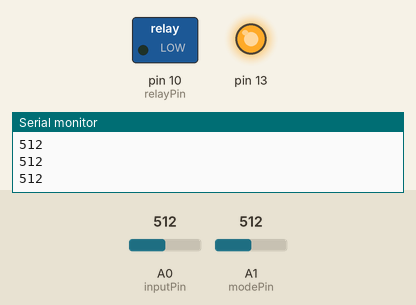
A sketch run on a simulated Arduino Uno, built with avr-gcc and run on an emulated ATmega328P. Shown: switched loads named in the sketch (green lamp = pin HIGH), output pins drawn as LEDs (lit = HIGH), the last lines printed to the serial monitor. The test bench sets the inputs (shaded band); at power-on: A0 (inputPin) = 512, A1 (modePin) = 512.

Above: at 1.2 s.
1.3 s: A0 (inputPin) set to 390
At 1.6 s:
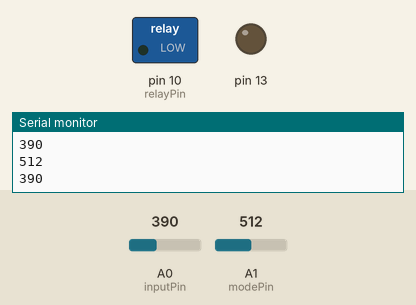
At 3.43 s:
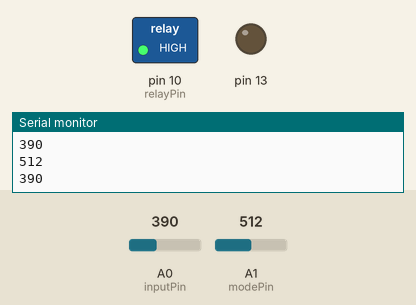
Timing chart, 0 to 5.0 s (numbered marks = the images above; inputs shaded):
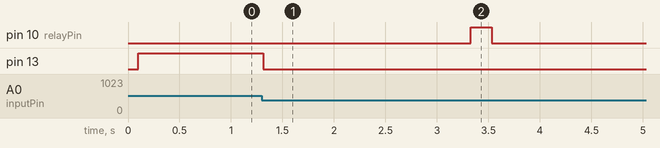

Measured:
- after the input at 1.3 s, pin 13: HIGH → LOW at once

The sketch:

Phoenix.ino
```cpp
byte inputPin = A0;
byte modePin = A1;
byte relayPin = 10;

void setup()
{
  Serial.begin(9600);
  Serial.println("Starting...");
  pinMode(inputPin, INPUT);
  pinMode(modePin, INPUT);
  pinMode(relayPin, OUTPUT);
  digitalWrite(relayPin, LOW);
  pinMode(13, OUTPUT);
}

int last = 0;
unsigned long lastTime = 0;
void loop()
{
  // Check to see if there was a significant change in voltage
  // (meaning the NXT is alive and running it's program)
  Serial.println(analogRead(modePin));
  Serial.println(analogRead(inputPin));
  Serial.println();
  delay(100);
  if(analogRead(inputPin) > last + 50 || analogRead(inputPin) < last - 50)
  {
    // Reset the timer, since the NXT is alive still
    lastTime = millis();
    // Record the current voltage for change detection
    last = analogRead(inputPin);
  }

  digitalWrite(13,analogRead(inputPin) > 400);

  // If it's been more than 2 seconds since we have heard
  // from the NXT
  if(millis() - lastTime > 2000)
  {
    // Check to make sure our service is enabled
    if(analogRead(modePin) > 400)
    {
      // Oh noes! The NXT is frozen and we are sure of it,
      // since our service is enabled. Restart!
      digitalWrite(relayPin, HIGH);
      delay(200);
      digitalWrite(relayPin, LOW);

      // Wait until our service says it's disabled.
      // This is an indication from the NXT that
      // we are back online. It will re-enable the
      // service shortly after. This is to make sure
      // that we don't just immediatley force the NXT
      // to restart again just because we haven't heard
      // from it still (because the program isn't even
      // running yet)!

      while(analogRead(modePin) > 400)
      {
        delay(1);
      }
      // Pretend everything is OK
      lastTime = millis();
    }
    else // If it isn't enabled, simply reset the timer.
    {
      // This will make it look like we received a message,
      // even though we did not.
      lastTime = millis();
    }
  }

}
```
